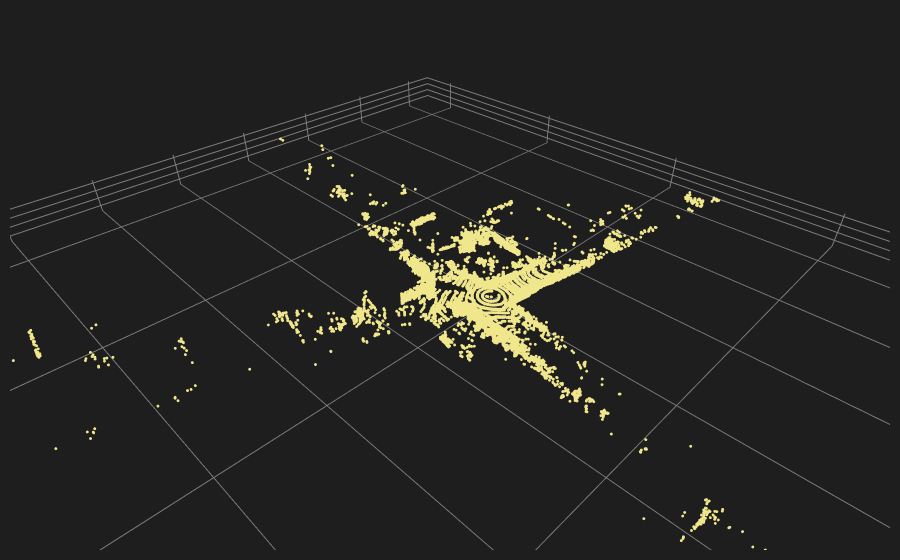

Write notebook code for a chart like this one.
### Code cell
visualize_cloud(scan, color='#F0E68C', fraction=0.2, show_grid_lines=True)

### Figure 1 — Plotly figure (JSON) as saved in the notebook; plotly's stock layout.template omitted (floating-point values rounded to 4 significant figures; data arrays with more than 128 entries replaced by an {"elided": "..."} marker saying what was removed)
{"data": [{"marker": {"color": "#F0E68C", "opacity": 1, "size": 1}, "mode": "markers", "type": "scatter3d", "x": {"elided": "17330 float values"}, "y": {"elided": "17330 float values"}, "z": {"elided": "17330 float values"}}], "layout": {"font": {"color": "rgb(127, 127, 127)", "family": "Courier New, monospace"}, "legend": {"font": {"color": "rgb(127, 127, 127)", "family": "Courier New, monospace"}}, "margin": {"b": 10, "l": 10, "r": 10, "t": 10}, "paper_bgcolor": "rgb(30, 30, 30)", "scene": {"aspectmode": "data", "xaxis": {"backgroundcolor": "rgb(30, 30, 30)", "gridcolor": "rgb(127, 127, 127)", "nticks": 8, "showbackground": true, "title": {"text": "x (meters)"}, "zerolinecolor": "rgb(127, 127, 127)"}, "yaxis": {"backgroundcolor": "rgb(30, 30, 30)", "gridcolor": "rgb(127, 127, 127)", "nticks": 8, "showbackground": true, "title": {"text": "y (meters)"}, "zerolinecolor": "rgb(127, 127, 127)"}, "zaxis": {"backgroundcolor": "rgb(30, 30, 30)", "gridcolor": "rgb(127, 127, 127)", "nticks": 8, "showbackground": true, "title": {"text": "z (meters)"}, "zerolinecolor": "rgb(127, 127, 127)"}}}}
